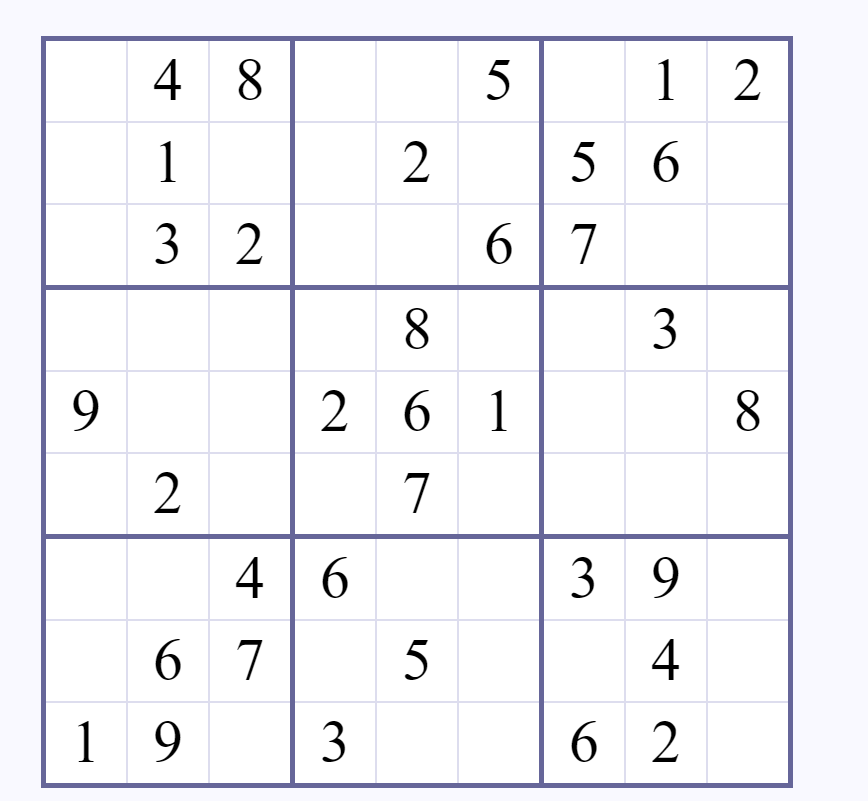
#> input picture server/test_imgs/sudoku.png, 868 x 801 px
$ python -i cvt_to_binary.py   (imports and definitions only)
#> lines starting #> are read from the running program, lines starting #| are printed output that depends on the picture; after the words box and inside, x2 and y2 are one past the last pixel; in counts of white or black regions, pixels touching at a corner belong together
#> further down, picture is the input picture: shape (801, 868, 3); mean B, G, R 246.5, 242.8, 242.8
import cv2

def to_binary(img):

    gray = cv2.cvtColor(img, cv2.COLOR_BGR2GRAY)
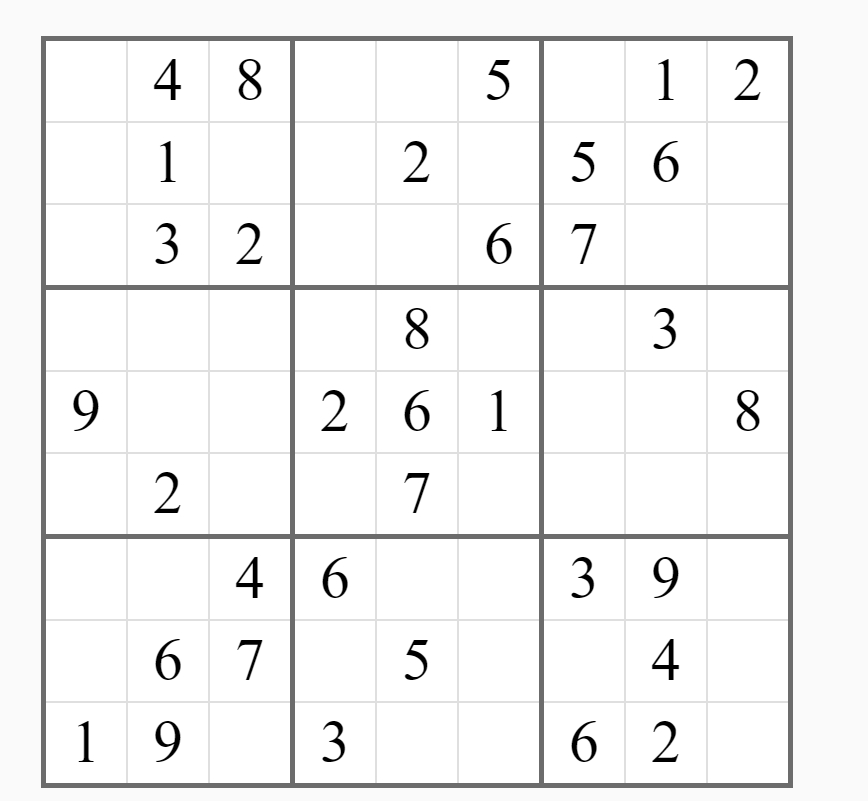
#> gray: shape (801, 868); min 0, max 255, mean 243.3

    gray = cv2.resize(gray, (900, 900))
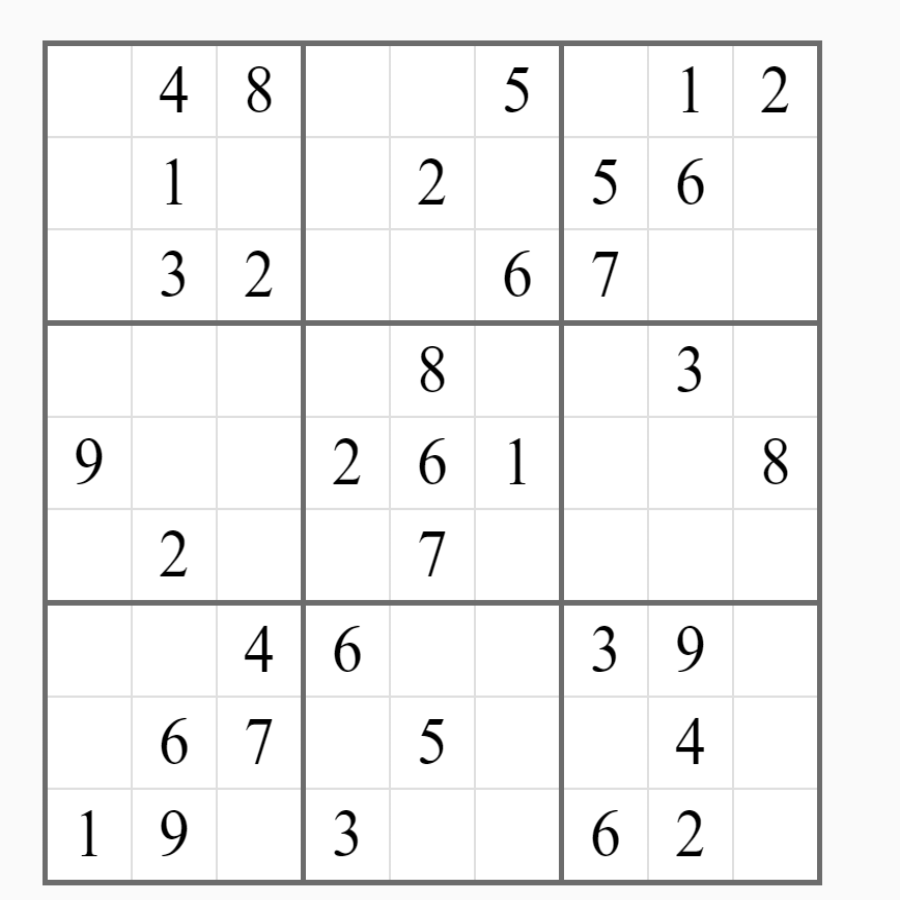
#> gray: shape (900, 900); min 0, max 255, mean 243.3

    #apply adaptive thresholding to get binary image (101 neighborhood area, 20 constant subtracted from mean)
    binary_image = cv2.adaptiveThreshold(gray, 255, cv2.ADAPTIVE_THRESH_MEAN_C, cv2.THRESH_BINARY, 101, 20)
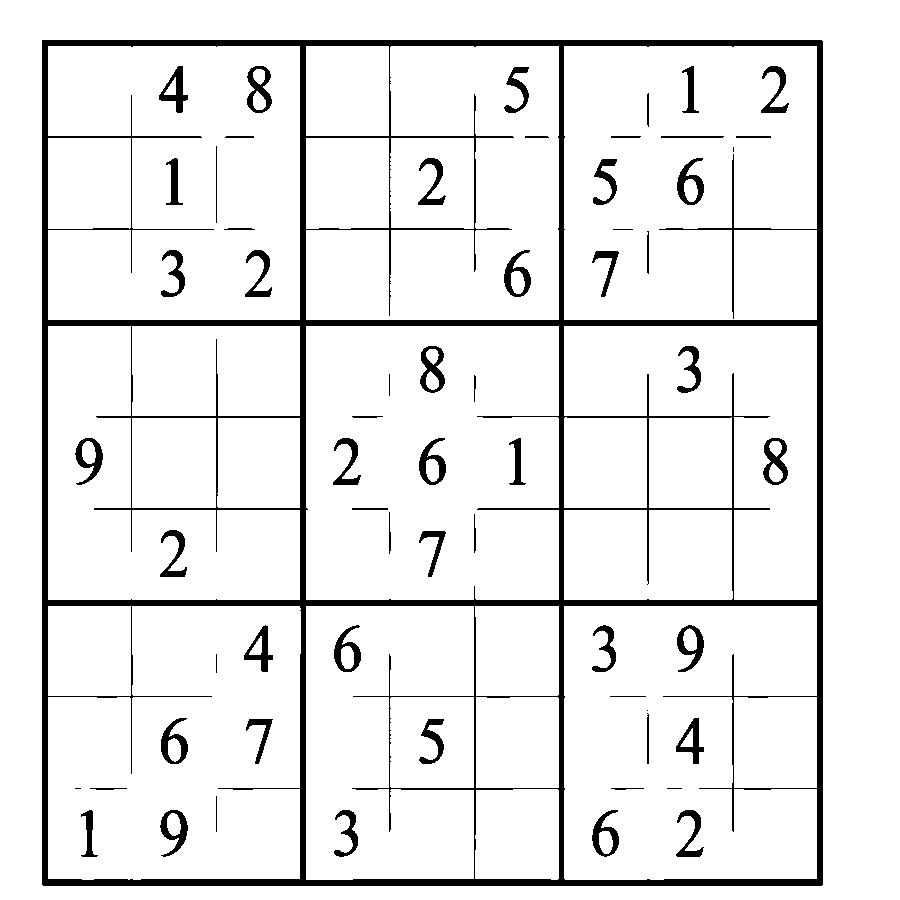
#> binary_image: shape (900, 900); 92.1% white; 62 black regions (5 under 20 px), largest, box (x1, y1, x2, y2) and area: (42, 40, 823, 886) 46709, (420, 346, 445, 393) 565, (763, 438, 788, 485) 557

    return binary_image

>>> import cv2
>>> picture = cv2.imread('test_imgs/sudoku.png')
>>> result = to_binary(picture)
